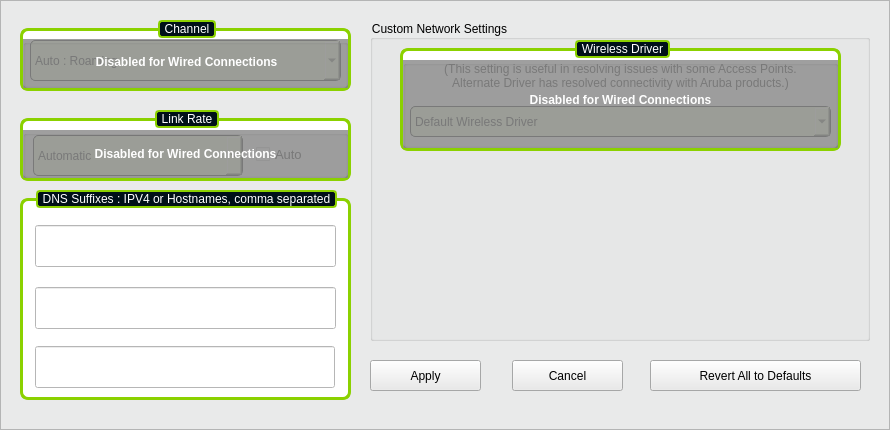
       <widget class="QFrame" name="advancedWirelessFrame">
        <property name="geometry">
         <rect>
          <x>-1</x>
          <y>440</y>
          <width>890</width>
          <height>430</height>
         </rect>
        </property>
        <property name="styleSheet">
         <string notr="true">background-color: rgb(233, 234, 234);</string>
        </property>
        <property name="frameShape">
         <enum>QFrame::StyledPanel</enum>
        </property>
        <property name="frameShadow">
         <enum>QFrame::Raised</enum>
        </property>
        <widget class="QGroupBox" name="gbWirelessChannel">
         <property name="geometry">
          <rect>
           <x>20</x>
           <y>20</y>
           <width>331</width>
           <height>71</height>
          </rect>
         </property>
         <property name="styleSheet">
          <string notr="true">QGroupBox#gbWirelessChannel{
	border: 3px solid rgb(139,209,0);
	border-radius: 8px;
    color: rgb(0,0,0);
	margin-top: 8px;
 
	background-color: rgb(255,255,255);

}
QGroupBox::title {
     subcontrol-origin: margin;
     subcontrol-position: top center; /* position at the top center */
     padding: 0 3px;
     background-color: qlineargradient(x1: 0, y1: 0, x2: 0, y2: 1,
                                       stop: 0 #FF0ECE, stop: 1 #FFFFFF);
	background: rgb(0, 16, 24);
	color: rgb(255,255,255);
	border: 2px solid rgb(139,209,0);
	border-radius: 4px;
 }</string>
         </property>
         <property name="title">
          <string>Channel</string>
         </property>
         <widget class="QComboBox" name="advancedWirelessChannelCombo">
          <property name="geometry">
           <rect>
            <x>10</x>
            <y>20</y>
            <width>311</width>
            <height>41</height>
           </rect>
          </property>
          <property name="styleSheet">
           <string notr="true">QComboBox#advancedWirelessChannelCombo{
	color: black;
border-radius: 5px;
border: 1px solid black;
	background: rgb(238, 255, 211); 
}</string>
          </property>
          <property name="iconSize">
           <size>
            <width>16</width>
            <height>16</height>
           </size>
          </property>
          <item>
           <property name="text">
            <string>Auto : Roaming</string>
           </property>
          </item>
          <item>
           <property name="text">
            <string>Channel : 2.412 GHz</string>
           </property>
          </item>
         </widget>
         <widget class="QGroupBox" name="coverupgbChannel">
          <property name="geometry">
           <rect>
            <x>3</x>
            <y>19</y>
            <width>325</width>
            <height>49</height>
           </rect>
          </property>
          <property name="styleSheet">
           <string notr="true">background-color: rgba(143, 143, 143, 218);
</string>
          </property>
          <property name="title">
           <string/>
          </property>
          <property name="flat">
           <bool>true</bool>
          </property>
          <widget class="QLabel" name="label_29">
           <property name="geometry">
            <rect>
             <x>3</x>
             <y>12</y>
             <width>321</width>
             <height>21</height>
            </rect>
           </property>
           <property name="font">
            <font>
             <pointsize>9</pointsize>
             <weight>75</weight>
             <bold>true</bold>
            </font>
           </property>
           <property name="styleSheet">
            <string notr="true">color: rgb(255, 255, 255);
background-color: rgba(0,0,0,0%);</string>
           </property>
           <property name="text">
            <string>Disabled for Wired Connections</string>
           </property>
           <property name="alignment">
            <set>Qt::AlignCenter</set>
           </property>
          </widget>
         </widget>
        </widget>
        <widget class="QGroupBox" name="gbLinkRate">
         <property name="geometry">
          <rect>
           <x>20</x>
           <y>110</y>
           <width>331</width>
           <height>71</height>
          </rect>
         </property>
         <property name="styleSheet">
          <string notr="true">QGroupBox#gbLinkRate{
	border: 3px solid rgb(139,209,0);
	border-radius: 8px;
    color: rgb(0,0,0);
	margin-top: 8px;
 
	background-color: rgb(255,255,255);

}
QGroupBox::title {
     subcontrol-origin: margin;
     subcontrol-position: top center; /* position at the top center */
     padding: 0 3px;
     background-color: qlineargradient(x1: 0, y1: 0, x2: 0, y2: 1,
                                       stop: 0 #FF0ECE, stop: 1 #FFFFFF);
	background: rgb(0, 16, 24);
	color: rgb(255,255,255);
	border: 2px solid rgb(139,209,0);
	border-radius: 4px;
 }</string>
         </property>
         <property name="title">
          <string>Link Rate</string>
         </property>
         <widget class="QComboBox" name="advancedWirelessLinkRateCombo">
          <property name="geometry">
           <rect>
            <x>13</x>
            <y>25</y>
            <width>210</width>
            <height>41</height>
           </rect>
          </property>
          <property name="styleSheet">
           <string notr="true">QComboBox#advancedWirelessLinkRateCombo{
	color: black;
border-radius: 5px;
border: 1px solid black;
	background: rgb(238, 255, 211); 
}</string>
          </property>
          <item>
           <property name="text">
            <string>Automatic</string>
           </property>
          </item>
          <item>
           <property name="text">
            <string>1 Mbps</string>
           </property>
          </item>
          <item>
           <property name="text">
            <string>11 Mbps - Mode B</string>
           </property>
          </item>
         </widget>
         <widget class="QCheckBox" name="advancedWirelessAutoLinkRateCheckBox">
          <property name="geometry">
           <rect>
            <x>236</x>
            <y>24</y>
            <width>81</width>
            <height>41</height>
           </rect>
          </property>
          <property name="font">
           <font>
            <pointsize>10</pointsize>
           </font>
          </property>
          <property name="styleSheet">
           <string notr="true">background-color: rgb(255, 255, 255);</string>
          </property>
          <property name="text">
           <string>Auto</string>
          </property>
         </widget>
        </widget>
        <widget class="QGroupBox" name="gbDNSSuffixes">
         <property name="geometry">
          <rect>
           <x>20</x>
           <y>190</y>
           <width>331</width>
           <height>210</height>
          </rect>
         </property>
         <property name="styleSheet">
          <string notr="true">QGroupBox#gbDNSSuffixes{
	border: 3px solid rgb(139,209,0);
	border-radius: 8px;
    color: rgb(0,0,0);
	margin-top: 8px;
 
	background-color: rgb(255,255,255);

}
QGroupBox::title {
     subcontrol-origin: margin;
     subcontrol-position: top center; /* position at the top center */
     padding: 0 3px;
     background-color: qlineargradient(x1: 0, y1: 0, x2: 0, y2: 1,
                                       stop: 0 #FF0ECE, stop: 1 #FFFFFF);
	background: rgb(0, 16, 24);
	color: rgb(255,255,255);
	border: 2px solid rgb(139,209,0);
	border-radius: 4px;
 }</string>
         </property>
         <property name="title">
          <string>DNS Suffixes : IPV4 or Hostnames, comma separated</string>
         </property>
         <widget class="QLineEdit" name="advancedWirelessDNSSuffix1">
          <property name="geometry">
           <rect>
            <x>15</x>
            <y>35</y>
            <width>301</width>
            <height>42</height>
           </rect>
          </property>
          <property name="font">
           <font>
            <pointsize>10</pointsize>
           </font>
          </property>
          <property name="styleSheet">
           <string notr="true">background-color: rgb(255, 255, 255);</string>
          </property>
         </widget>
         <widget class="QLineEdit" name="advancedWirelessDNSSuffix2">
          <property name="geometry">
           <rect>
            <x>15</x>
            <y>97</y>
            <width>301</width>
            <height>42</height>
           </rect>
          </property>
          <property name="font">
           <font>
            <pointsize>10</pointsize>
           </font>
          </property>
          <property name="styleSheet">
           <string notr="true">background-color: rgb(255, 255, 255);</string>
          </property>
         </widget>
         <widget class="QLineEdit" name="advancedWirelessDNSSuffix3">
          <property name="geometry">
           <rect>
            <x>15</x>
            <y>156</y>
            <width>300</width>
            <height>42</height>
           </rect>
          </property>
          <property name="font">
           <font>
            <pointsize>10</pointsize>
           </font>
          </property>
          <property name="styleSheet">
           <string notr="true">background-color: rgb(255, 255, 255);</string>
          </property>
         </widget>
        </widget>
        <widget class="QGroupBox" name="gbCustomSettings">
         <property name="geometry">
          <rect>
           <x>370</x>
           <y>20</y>
           <width>500</width>
           <height>321</height>
          </rect>
         </property>
         <property name="title">
          <string>Custom Network Settings</string>
         </property>
         <widget class="QGroupBox" name="gbWirelessDriver">
          <property name="geometry">
           <rect>
            <x>30</x>
            <y>20</y>
            <width>441</width>
            <height>111</height>
           </rect>
          </property>
          <property name="styleSheet">
           <string notr="true">QGroupBox#gbWirelessDriver{
	border: 3px solid rgb(139,209,0);
	border-radius: 8px;
    color: rgb(0,0,0);
	margin-top: 8px;
 
	background-color: rgb(255,255,255);

}
QGroupBox::title {
     subcontrol-origin: margin;
     subcontrol-position: top center; /* position at the top center */
     padding: 0 3px;
     background-color: qlineargradient(x1: 0, y1: 0, x2: 0, y2: 1,
                                       stop: 0 #FF0ECE, stop: 1 #FFFFFF);
	background: rgb(0, 16, 24);
	color: rgb(255,255,255);
	border: 2px solid rgb(139,209,0);
	border-radius: 4px;
 }</string>
          </property>
          <property name="title">
           <string>Wireless Driver</string>
          </property>
          <widget class="QComboBox" name="advancedWirelessDriverCombo">
           <property name="geometry">
            <rect>
             <x>10</x>
             <y>66</y>
             <width>421</width>
             <height>31</height>
            </rect>
           </property>
           <property name="styleSheet">
            <string notr="true">QComboBox#advancedWirelessDriverCombo{
	color: black;
border-radius: 5px;
border: 1px solid black;
	background: rgb(238, 255, 211); 
}</string>
           </property>
           <item>
            <property name="text">
             <string>Default Wireless Driver</string>
            </property>
           </item>
           <item>
            <property name="text">
             <string>Alternate Wireless Driver</string>
            </property>
           </item>
          </widget>
          <widget class="QLabel" name="label_25">
           <property name="geometry">
            <rect>
             <x>10</x>
             <y>22</y>
             <width>421</width>
             <height>41</height>
            </rect>
           </property>
           <property name="styleSheet">
            <string notr="true">background-color: rgb(255, 255, 255);</string>
           </property>
           <property name="text">
            <string>(This setting is useful in resolving issues with some Access Points.
Alternate Driver has resolved connectivity with Aruba products.)</string>
           </property>
           <property name="alignment">
            <set>Qt::AlignHCenter|Qt::AlignTop</set>
           </property>
          </widget>
          <widget class="QGroupBox" name="coverupgbWirelessDriver">
           <property name="geometry">
            <rect>
             <x>3</x>
             <y>20</y>
             <width>435</width>
             <height>88</height>
            </rect>
           </property>
           <property name="styleSheet">
            <string notr="true">background-color: rgba(143, 143, 143, 218);
</string>
           </property>
           <property name="title">
            <string/>
           </property>
           <property name="flat">
            <bool>true</bool>
           </property>
           <widget class="QLabel" name="label_35">
            <property name="geometry">
             <rect>
              <x>2</x>
              <y>29</y>
              <width>431</width>
              <height>21</height>
             </rect>
            </property>
            <property name="font">
             <font>
              <pointsize>9</pointsize>
              <weight>75</weight>
              <bold>true</bold>
             </font>
            </property>
            <property name="styleSheet">
             <string notr="true">color: rgb(255, 255, 255);
background-color: rgba(0,0,0,0%);</string>
            </property>
            <property name="text">
             <string>Disabled for Wired Connections</string>
            </property>
            <property name="alignment">
             <set>Qt::AlignCenter</set>
            </property>
           </widget>
          </widget>
         </widget>
        </widget>
        <widget class="QPushButton" name="advancedWirelessApplyBut">
         <property name="geometry">
          <rect>
           <x>370</x>
           <y>360</y>
           <width>111</width>
           <height>31</height>
          </rect>
         </property>
         <property name="text">
          <string>Apply</string>
         </property>
        </widget>
        <widget class="QPushButton" name="advancedWirelessCancelBut">
         <property name="geometry">
          <rect>
           <x>512</x>
           <y>360</y>
           <width>111</width>
           <height>31</height>
          </rect>
         </property>
         <property name="text">
          <string>Cancel</string>
         </property>
        </widget>
        <widget class="QPushButton" name="advancedWirelessRevertDefaultsBut">
         <property name="geometry">
          <rect>
           <x>650</x>
           <y>360</y>
           <width>211</width>
           <height>31</height>
          </rect>
         </property>
         <property name="text">
          <string>Revert All to Defaults</string>
         </property>
        </widget>
        <widget class="QGroupBox" name="coverupgbLinkRate">
         <property name="geometry">
          <rect>
           <x>23</x>
           <y>130</y>
           <width>325</width>
           <height>48</height>
          </rect>
         </property>
         <property name="styleSheet">
          <string notr="true">background-color: rgba(143, 143, 143, 218);
</string>
         </property>
         <property name="title">
          <string/>
         </property>
         <property name="flat">
          <bool>true</bool>
         </property>
         <widget class="QLabel" name="label_34">
          <property name="geometry">
           <rect>
            <x>2</x>
            <y>13</y>
            <width>321</width>
            <height>21</height>
           </rect>
          </property>
          <property name="font">
           <font>
            <pointsize>9</pointsize>
            <weight>75</weight>
            <bold>true</bold>
           </font>
          </property>
          <property name="styleSheet">
           <string notr="true">color: rgb(255, 255, 255);
background-color: rgba(0,0,0,0%);</string>
          </property>
          <property name="text">
           <string>Disabled for Wired Connections</string>
          </property>
          <property name="alignment">
           <set>Qt::AlignCenter</set>
          </property>
         </widget>
        </widget>
       </widget>
